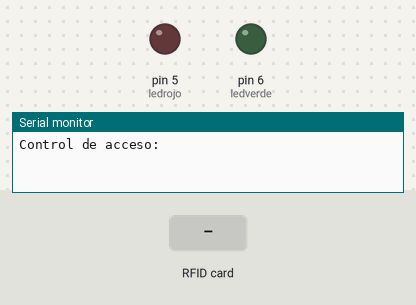
Recording of a sketch running on a simulated Arduino Uno, built with avr-gcc and run on an emulated ATmega328P. Shown: output pins drawn as LEDs (lit = HIGH), the last lines printed to the serial monitor. Inputs (shaded band) come from the test bench. Pins used as bus, display or sensor lines are not drawn.

Above: at 1.2 s.
1.3 s: RFID card 15 4A 5C E2 held to the reader
At 1.9 s:
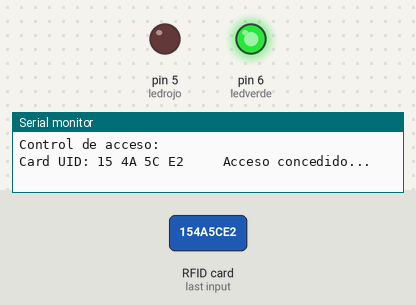
2.8 s: RFID card 5E 7A 19 C4 held to the reader
At 3.3 s:
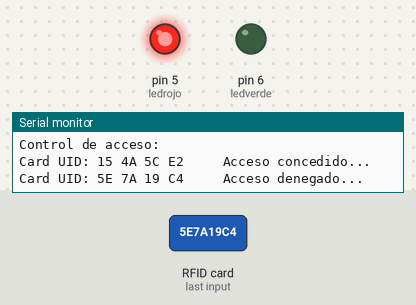
4.3 s: RFID card D2 23 54 D3 held to the reader
At 4.7 s:
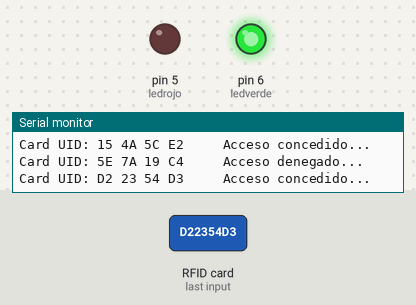
Timing chart, 0 to 7.3 s (numbered marks = the images above; inputs shaded):
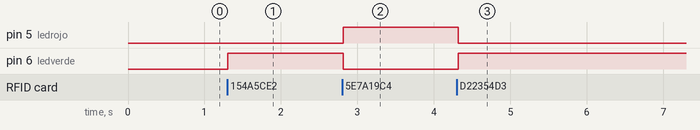

Measured:
- after the input at 1.3 s, pin 6 (ledverde): LOW → HIGH at once
- after the input at 2.8 s, pin 5 (ledrojo): LOW → HIGH at once; pin 6 (ledverde): HIGH → LOW at once
- after the input at 4.3 s, pin 5 (ledrojo): HIGH → LOW at once; pin 6 (ledverde): LOW → HIGH at once

The sketch:

RFID_Encdendido_de_leds.ino
```cpp
#define ledrojo 5
#define ledverde 6

#include <SPI.h>
#include <MFRC522.h>

#define RST_PIN  9    //Pin 9 para el reset del RC522
#define SS_PIN  10   //Pin 10 para el SS (SDA) del RC522
MFRC522 mfrc522(SS_PIN, RST_PIN); ///Creamos el objeto para el RC522

void setup() {
  Serial.begin(9600); //Iniciamos La comunicacion serial
  SPI.begin();        //Iniciamos el Bus SPI
  mfrc522.PCD_Init(); // Iniciamos el MFRC522
  Serial.println("Control de acceso:");

  pinMode (ledrojo,OUTPUT);
  pinMode (ledverde,OUTPUT);
}

byte ActualUID[4]; //almacenará el código del Tag leído
byte Usuario1[4]= {0x15, 0x4A, 0x5C, 0xE2} ; //código del usuario 1
byte Usuario2[4]= {0xD2, 0x23, 0x54, 0xD3}; //código del usuario 2

void loop() {
  // Revisamos si hay nuevas tarjetas  presentes
  if ( mfrc522.PICC_IsNewCardPresent())
        {
      //Seleccionamos una tarjeta
            if ( mfrc522.PICC_ReadCardSerial())
            {
                  // Enviamos serialemente su UID
                  Serial.print(F("Card UID:"));
                  for (byte i = 0; i < mfrc522.uid.size; i++) {
                          Serial.print(mfrc522.uid.uidByte[i] < 0x10 ? " 0" : " ");
                          Serial.print(mfrc522.uid.uidByte[i], HEX);
                          ActualUID[i]=mfrc522.uid.uidByte[i];
                  }
                  Serial.print("     ");
                  //comparamos los UID para determinar si es uno de nuestros usuarios
                  if(compareArray(ActualUID,Usuario1))
                    {
                      Serial.println("Acceso concedido...");
                    digitalWrite(ledverde, HIGH); // enciende
                    digitalWrite(ledrojo, LOW);
                    }
                  else if(compareArray(ActualUID,Usuario2)){
                    Serial.println("Acceso concedido...");
                    digitalWrite(ledverde, HIGH); // enciende
                    digitalWrite(ledrojo, LOW);
            }
                  else
                    {Serial.println("Acceso denegado...");
                     digitalWrite(ledverde, LOW); // enciende
                    digitalWrite(ledrojo, HIGH);
                    }
                  // Terminamos la lectura de la tarjeta tarjeta  actual
                  mfrc522.PICC_HaltA();

            }

  }

}

//Función para comparar dos vectores
 boolean compareArray(byte array1[],byte array2[])
{
  if(array1[0] != array2[0])return(false);
  if(array1[1] != array2[1])return(false);
  if(array1[2] != array2[2])return(false);
  if(array1[3] != array2[3])return(false);
  return(true);
}
```
